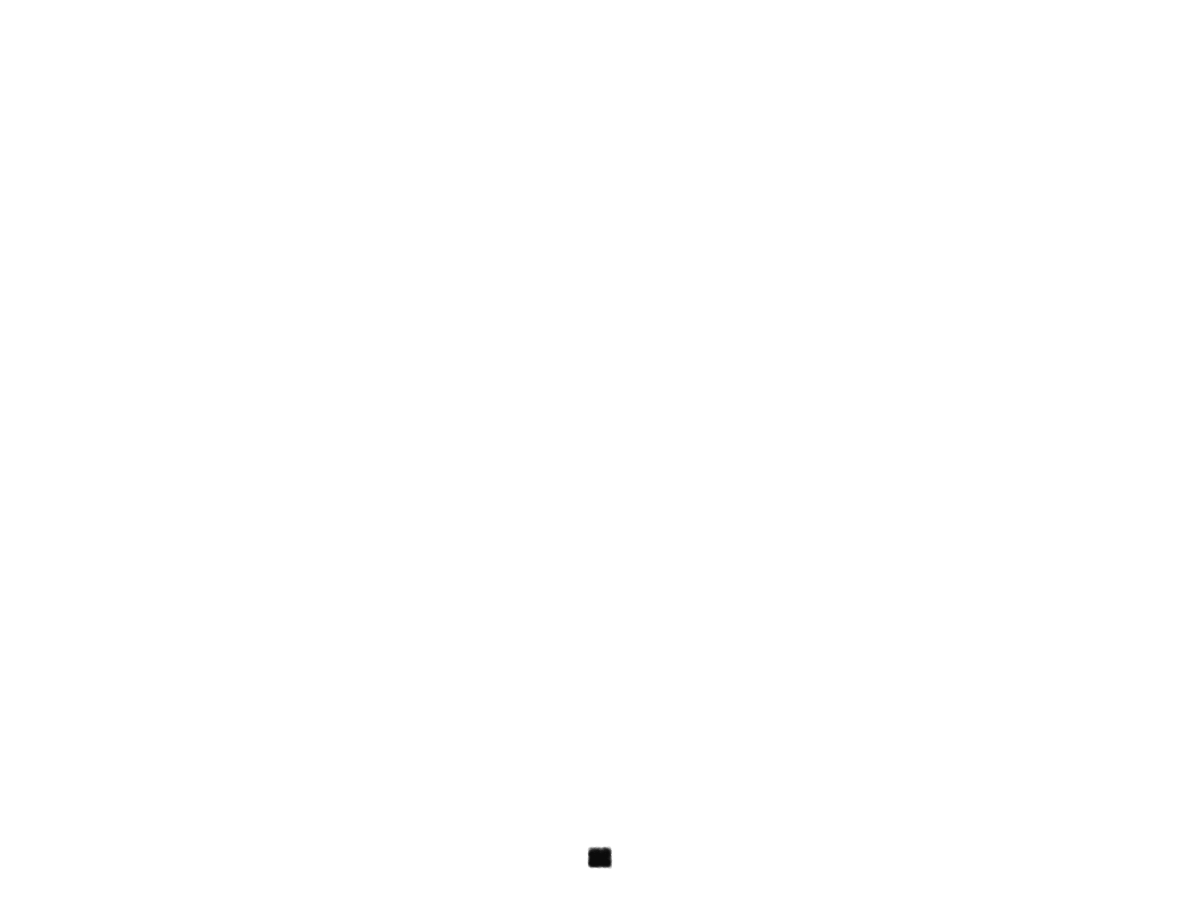
Frame 1 (no input)
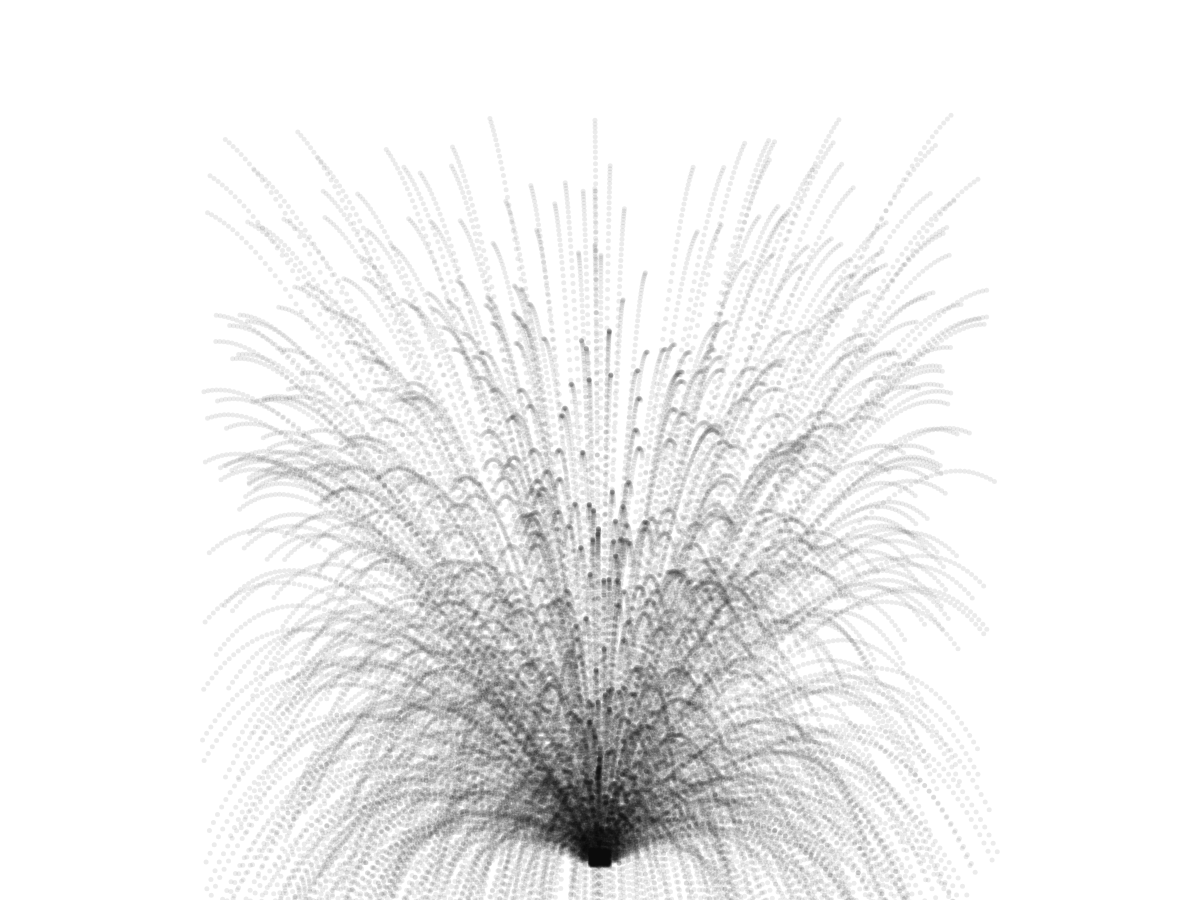
Frame 60 (no input)
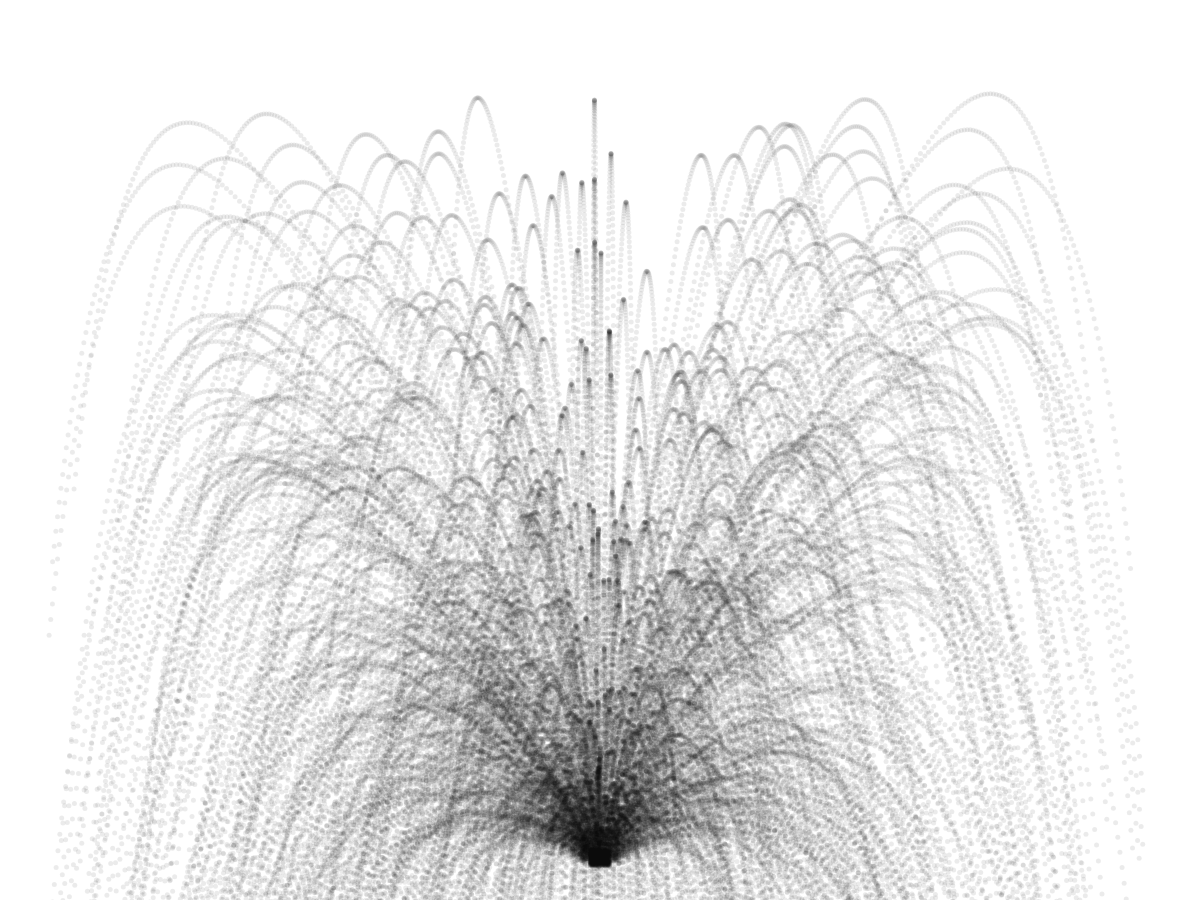
Frame 120 (the mouse pressed at the canvas centre since frame 60)

The p5.js sketch that drew these frames (run headless with seeded random() and noise() and a simulated clock; from frame 60 on, the mouse is pressed at the canvas centre):

// p5.js sketch
// ── sketch.js
let squigs = [];

function setup() {
  let can = createCanvas(1200,900);
  for (let i = 0; i < 1000; i++) {
      squigs.push(new squig);
  }

}

function draw() {
  // background(255);

  for (let i = squigs.length - 1; i >= 0; i--) {
    squigs[i].update();
    squigs[i].show();

    checkBound(i);
  }
  if (squigs.length == 0) {
    clear();
    setup();
  }
}


function squig() {
  this.theta = random(-PI/4, PI/4);
  this.pos = new p5.Vector(width/2,height-30);
  // this.vel = new p5.Vector(random(-4,4), random(-7,-20) ); // TODO could set zenith to height and solve for initial vel
  // this.vel = new p5.Vector(random(0.5*sin(this.theta), 5*sin(this.theta)), random(-5*cos(this.theta), -22*cos(this.theta)) );
  this.vel = new p5.Vector(random(-10,10), random(-5*cos(this.theta), -22*cos(this.theta)) );
  this.g = 0.3;
  this.size = 5;

  this.update = function() {
    // regular acceleration
    this.vel.add(new p5.Vector(0,this.g))
    this.pos.add(this.vel);

    // friction
    this.vel.x *= 0.985;
  }

  this.show = function() {
    fill(0,0,0,20);
    noStroke();
    ellipse(this.pos.x, this.pos.y, this.size);
  }
}


// Delete squigs that are off screen
function checkBound(index) {
  if (squigs[index].pos.y > height) {
    squigs.splice(index,1);
  }
}
